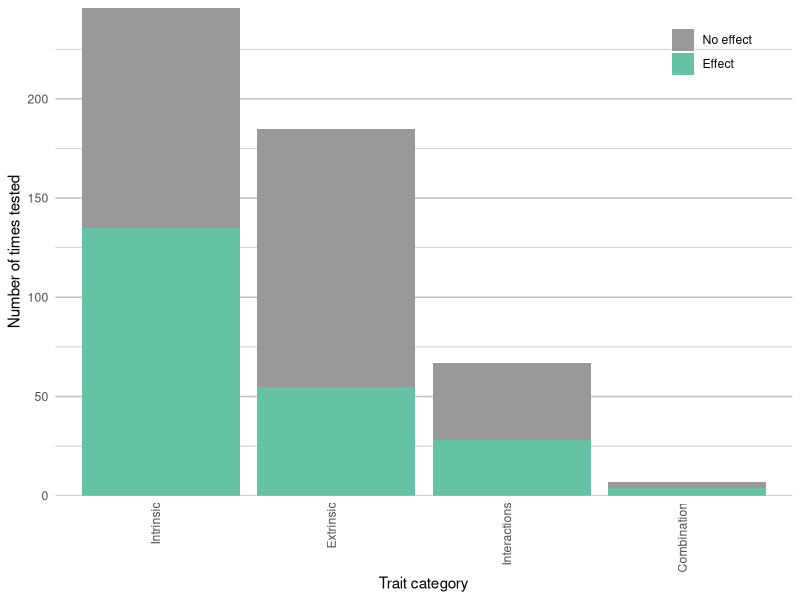
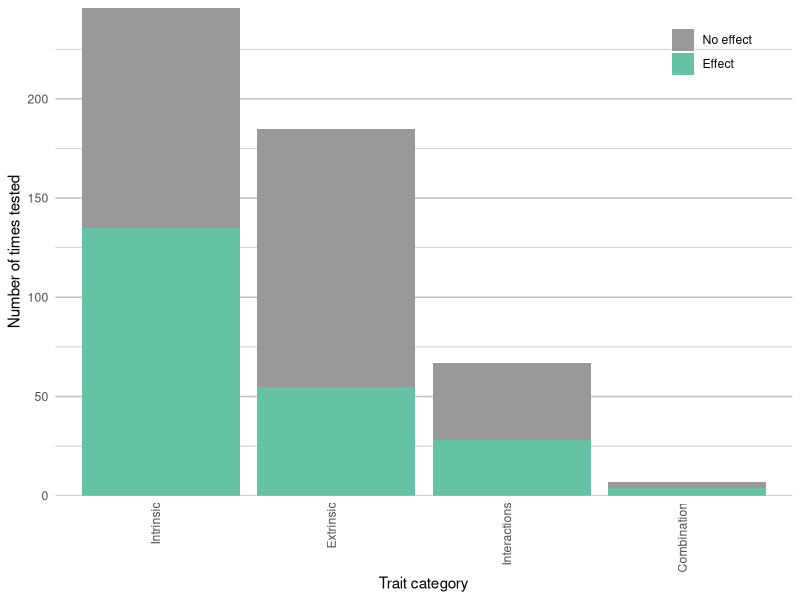

The R script that drew these images, in order:

#Library
library(tidyverse)
library(ggplot2)
library(RColorBrewer)
library(dplyr)

#theme
options(ggplot2.discrete.fill = c("#999999", brewer.pal(5,"Set2")[1]))

#read in full data frame
df <-
  read.csv("data/sse_review_table - main_table.csv")

#choose the columns you want in model (plus study/model_no for formatting)
df <-
  df[, c(
    'study',
    'model_no',
    'order',
    'trait_level_1',
    'trait_level_2',
    'trait_level_3',
    'trait_level_4',
    'trait_level_5',
    'sse_model',
    'tips',
    'year',
    'no_markers',
    'age',
    'age_inferred',
    'perc_sampling',
    'samples_per_state',
    'div_inc',
    'div_eq',
    'div_dec'
  )]

#make sure columns are the right type
df$order <- as.factor(df$order)
df$trait_level_1 <- as.factor(df$trait_level_1)
df$trait_level_2 <- as.factor(df$trait_level_2)
df$trait_level_3 <- as.factor(df$trait_level_3)
df$trait_level_4 <- as.factor(df$trait_level_4)
df$trait_level_5 <- as.factor(df$trait_level_5)
df$sse_model <- as.factor(df$sse_model)
df$year <- as.factor(df$year)
df$perc_sampling <- as.numeric(df$perc_sampling)
df$samples_per_state <- as.numeric(df$samples_per_state)


#get counts of model use per trait category
agg_st_mod<-aggregate(df$div_inc,by=list(df$study,df$model_no,df$trait_level_1),FUN=sum)
#view(agg_st_mod)

#WHY NA?
#remove NA
agg_st_mod<-na.omit(agg_st_mod)

#make multistate models with more than one positive effect 1
agg_st_mod[agg_st_mod$x>1,]$x<-1

#count numbers of 0 and 1 per trait
df2 <-agg_st_mod %>% group_by(Group.3, x) %>% summarize(count=n())

#make binary classification character
df2$x<-as.character(df2$x)

#UNCOMMENT TO :
#generate missing combinations and add

#mc<-data.frame(c("Fire","Soil","Symbiosis"),
#      c("1","1","0"),
#      c(0,0,0))
#colnames(mc)<-colnames(df2)
#df2<-rbind(df2,mc)


ggplot(df2, aes(fill=x, y=count, x=reorder(Group.3, -count))) +
  geom_bar(position="stack", stat="identity") +
  scale_x_discrete(name ="Trait category") +
  scale_y_continuous(expand = c(0, 0),
                     #limits=c(0,80),
                     name ="Number of times tested") +
  scale_fill_discrete(labels = c("No effect", "Effect")) +
  theme(axis.text.x = element_text(angle = 90,vjust=-0.05,hjust = 1),
        axis.ticks.x = element_blank(),
        axis.ticks.y = element_blank(),
        legend.title = element_blank(),
        panel.border = element_blank(),
        panel.grid.minor = element_line(colour="grey"),
        panel.grid.major.y = element_line(colour="grey"),
        panel.grid.major.x = element_blank(),
        panel.background = element_rect(fill = "white"),
        legend.position = c(0.89,0.91),
        legend.background = element_blank())

ggsave(
  "figures/stacked_barplot_traits_level2.png",
  width = 20,
  height = 12,
  units = 'cm'
)
